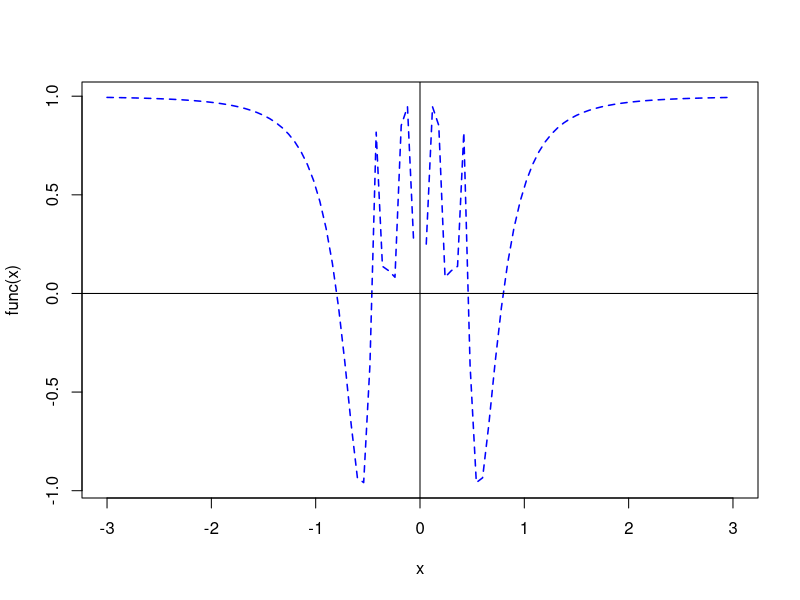

This figure's R source:
#library(NLRoot)
func <- function(x) {
  cos(1/x^2)
}

curve(func, xlim=c(-3,3), col='blue', lwd=1.5, lty=2)
abline(h=0)
abline(v=0)

bisection <- function(f, a, b, n = 1000, tol = 1e-7) {
  # If the signs of the function at the evaluated points, a and b, stop the function and return message.
  if (!(f(a) < 0) && (f(b) > 0)) {
    stop('signs of f(a) and f(b) differ')
  } else if ((f(a) > 0) && (f(b) < 0)) {
    stop('signs of f(a) and f(b) differ')
  }
  
  for (i in 1:n) {
    c <- (a + b) / 2 # Calculate midpoint
    
    # If the function equals 0 at the midpoint or the midpoint is below the desired tolerance, stop the 
    # function and return the root.
    if ((f(c) == 0) || ((b - a) / 2) < tol) {
      return(c)
    }
    
    # If another iteration is required, 
    # check the signs of the function at the points c and a and reassign
    # a or b accordingly as the midpoint to be used in the next iteration.
    ifelse(sign(f(c)) == sign(f(a)), 
           a <- c,
           b <- c)
  }
  # If the max number of iterations is reached and no root has been found, 
  # return message and end function.
  print('Too many iterations')
}

